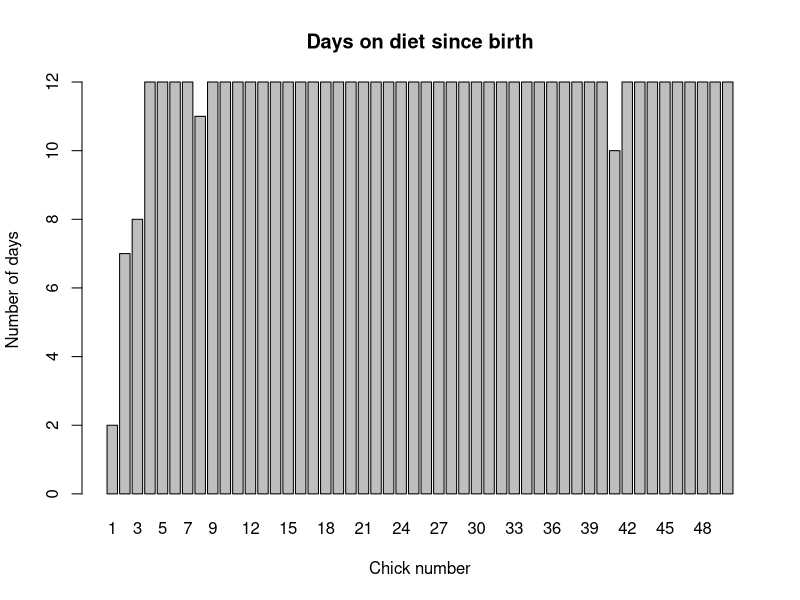
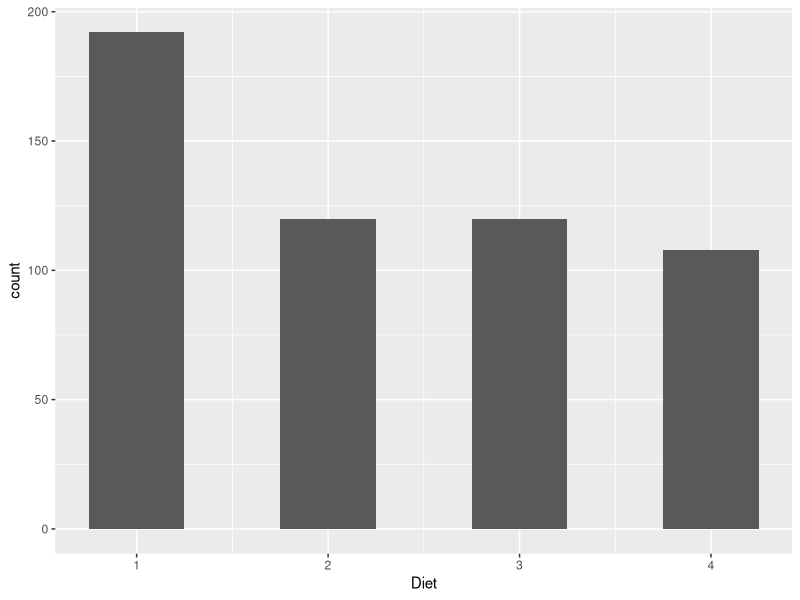
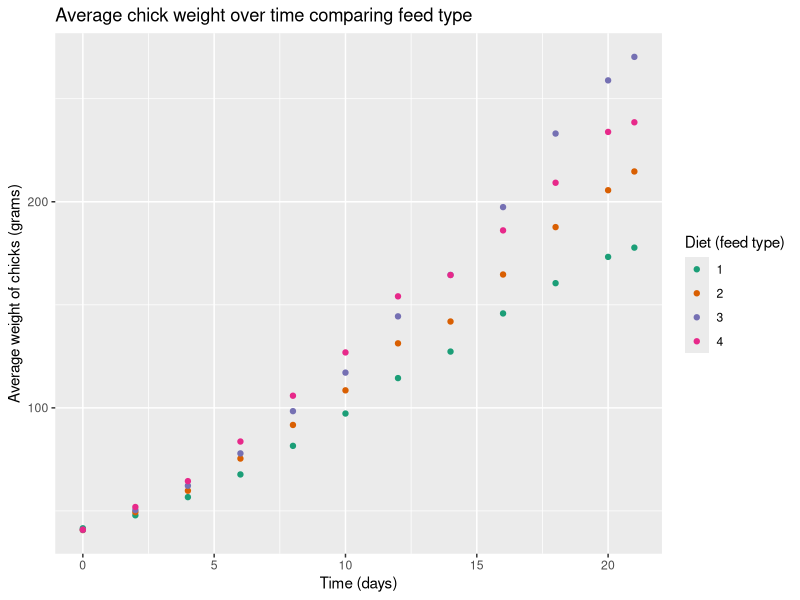
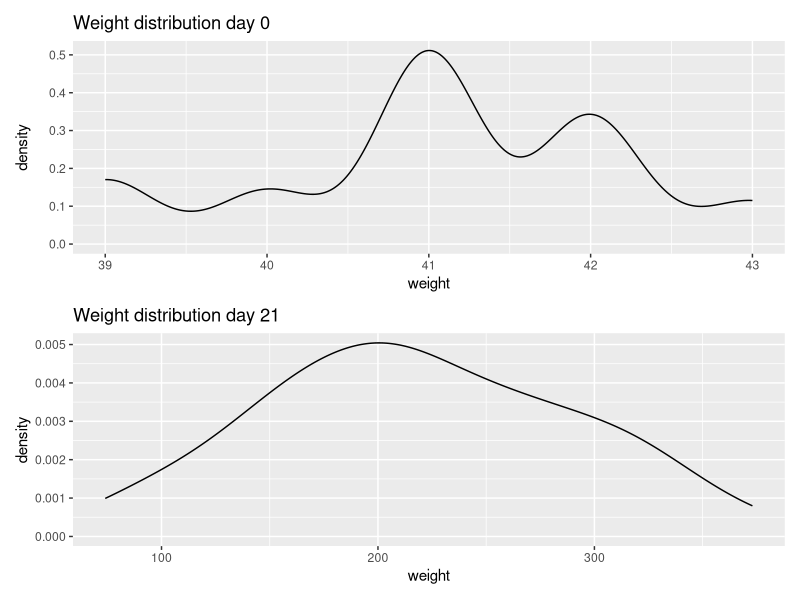

R code for these plots, in order:
## ---- chunk 1
library(tidyverse)
library(patchwork)
## ---- chunk 2
data("ChickWeight")

## Converting data to tibble and setting columns to integers
ChickWeight %>% 
  tibble %>%
  mutate_all(as.integer) -> chick_data

## Display the data
head(chick_data)
## ---- chunk 3
chick_data %>%
  group_by(Chick) %>%
  summarise(num_days = length(Time)) -> num_days_by_chick

barplot(
  height = num_days_by_chick$num_days,
  names.arg = num_days_by_chick$Chick,
  xlab = "Chick number",
  ylab = "Number of days",
  main = "Days on diet since birth")
## ---- chunk 4
chick_data %>%
  group_by(Chick) %>%
  filter(length(Time) == max(num_days_by_chick$num_days)) %>%
  ungroup() -> chick_data
## ---- chunk 5
chick_data %>%
  group_by(Diet) %>%
  summarise(num_chicks = length(Chick))
## ---- chunk 6
ggplot(chick_data, aes(x = Diet)) + geom_histogram(bins = 4, binwidth = 0.5)
## ---- chunk 7
chick_data %>% 
  group_by(Diet, Time) %>% 
  summarise(avg_chick_weight = mean(weight)) -> avg_chick_weight_by_diet

avg_chick_weight_by_diet
## ---- chunk 8
## Creating plot
ggplot(
  data = avg_chick_weight_by_diet, 
  mapping = aes(
    x = Time, 
    y = avg_chick_weight,
    color = as.factor(Diet))) -> avg_chick_weight_plot

## Styling plot
avg_chick_weight_plot + 
  geom_point() + 
  labs(
    x = "Time (days)",
    y = "Average weight of chicks (grams)",
    color = "Diet (feed type)",
    title = "Average chick weight over time comparing feed type") + 
  scale_color_brewer(palette = "Dark2")
## ---- chunk 9

chick_data %>% 
  filter(Time == 0) %>%
  ggplot(aes(x=weight)) + geom_density() + labs(title = "Weight distribution day 0")-> day_0_dist

chick_data %>%
  filter(Time == 21) %>%
  ggplot(aes(x=weight)) + geom_density() + labs(title = "Weight distribution day 21") -> day_21_dist

day_0_dist / day_21_dist
